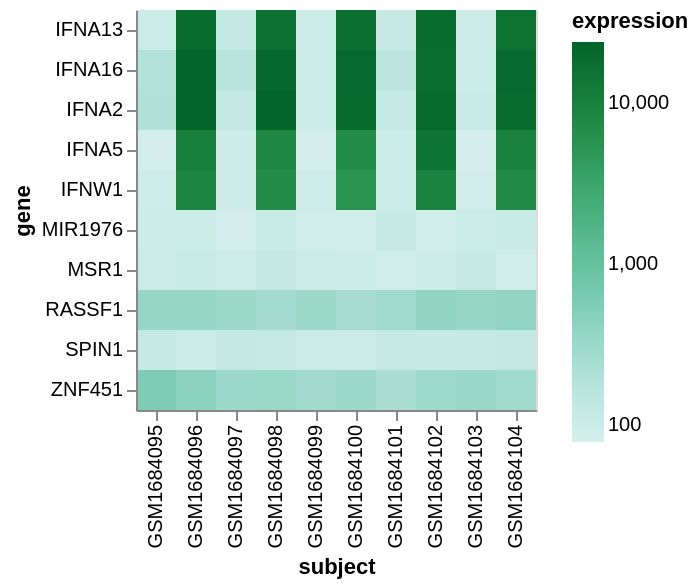

Notebook code for this chart:
### Markdown cell above
Prueba estos esquemas de color
          "turbo",
          "viridis",
          "magma",
          "inferno",
          "plasma",
          "cividis",
          "darkblue",
          "darkgold",
          "darkgreen",
          "darkmulti",
          "DarkRed",
          "lightgreyred",
          "lightgreyteal",
          "lightmulti",
          "lightorange",
          "lighttealblue",
          "blues",
          "browns",
          "greens",
          "greys",
          "oranges",
          "purples",
          "reds",
          "tealblues",
          "teals",
          "warmgreys",
          "blueorange",
          "brownbluegreen",
          "purplegreen",
          "pinkyellowgreen",
          "purpleorange",
          "redblue",
          "redgrey",
          "redyellowblue",
          "redyellowgreen",
          "bluegreen",
          "bluepurple",
          "goldgreen",
          "goldorange",
          "goldred",
          "greenblue",
          "orangered",
          "purplebluegreen",
          "purpleblue",
          "purplered",
          "redpurple",
          "yellowgreenblue",
          "yellowgreen",
          "yelloworangbrown",
          "yelloworangered"

### Code cell
chart.mark_rect().encode(
    alt.X('subject:N'),
    alt.Y('gene:N'),
    alt.Tooltip(['subject', 'gene', 'expression']),
    alt.Color('expression:Q', scale=alt.Scale(type='log',scheme='bluegreen'))
)

### Figure 1 — Vega-Lite specification as saved in the notebook (floating-point values rounded to 4 significant figures)
{"config": {"view": {"continuousWidth": 300, "continuousHeight": 300}}, "data": {"name": "data-5cd6747e846a5284609978f329e272dd"}, "mark": {"type": "rect"}, "encoding": {"color": {"field": "expression", "scale": {"scheme": "bluegreen", "type": "log"}, "type": "quantitative"}, "tooltip": [{"field": "subject", "type": "nominal"}, {"field": "gene", "type": "nominal"}, {"field": "expression", "type": "quantitative"}], "x": {"field": "subject", "type": "nominal"}, "y": {"field": "gene", "type": "nominal"}}, "$schema": "https://vega.github.io/schema/vega-lite/v5.20.1.json", "datasets": {"data-5cd6747e846a5284609978f329e272dd": [{"subject": "GSM1684095", "treatment": "control", "gene": "IFNA5", "expression": 83.13}, {"subject": "GSM1684095", "treatment": "control", "gene": "MSR1", "expression": 107.0}, {"subject": "GSM1684095", "treatment": "control", "gene": "IFNW1", "expression": 95.4}, {"subject": "GSM1684095", "treatment": "control", "gene": "RASSF1", "expression": 353.0}, {"subject": "GSM1684095", "treatment": "control", "gene": "IFNA16", "expression": 189.9}, {"subject": "GSM1684095", "treatment": "control", "gene": "ZNF451", "expression": 569.3}, {"subject": "GSM1684095", "treatment": "control", "gene": "SPIN1", "expression": 120.8}, {"subject": "GSM1684095", "treatment": "control", "gene": "IFNA2", "expression": 195.2}, {"subject": "GSM1684095", "treatment": "control", "gene": "IFNA13", "expression": 107.2}, {"subject": "GSM1684095", "treatment": "control", "gene": "MIR1976", "expression": 104.0}, {"subject": "GSM1684096", "treatment": "influenza", "gene": "MIR1976", "expression": 106.3}, {"subject": "GSM1684096", "treatment": "influenza", "gene": "IFNA13", "expression": 18970.0}, {"subject": "GSM1684096", "treatment": "influenza", "gene": "ZNF451", "expression": 432.3}, {"subject": "GSM1684096", "treatment": "influenza", "gene": "IFNA5", "expression": 10100.0}, {"subject": "GSM1684096", "treatment": "influenza", "gene": "IFNA16", "expression": 23060.0}, {"subject": "GSM1684096", "treatment": "influenza", "gene": "IFNW1", "expression": 8666.0}, {"subject": "GSM1684096", "treatment": "influenza", "gene": "SPIN1", "expression": 107.9}, {"subject": "GSM1684096", "treatment": "influenza", "gene": "MSR1", "expression": 108.8}, {"subject": "GSM1684096", "treatment": "influenza", "gene": "IFNA2", "expression": 24030.0}, {"subject": "GSM1684096", "treatment": "influenza", "gene": "RASSF1", "expression": 353.4}, {"subject": "GSM1684097", "treatment": "control", "gene": "IFNA16", "expression": 170.3}, {"subject": "GSM1684097", "treatment": "control", "gene": "SPIN1", "expression": 126.9}, {"subject": "GSM1684097", "treatment": "control", "gene": "MSR1", "expression": 94.98}, {"subject": "GSM1684097", "treatment": "control", "gene": "ZNF451", "expression": 304.2}, {"subject": "GSM1684097", "treatment": "control", "gene": "RASSF1", "expression": 308.1}, {"subject": "GSM1684097", "treatment": "control", "gene": "IFNA13", "expression": 128.0}, {"subject": "GSM1684097", "treatment": "control", "gene": "IFNA2", "expression": 128.8}, {"subject": "GSM1684097", "treatment": "control", "gene": "MIR1976", "expression": 82.85}, {"subject": "GSM1684097", "treatment": "control", "gene": "IFNA5", "expression": 97.8}, {"subject": "GSM1684097", "treatment": "control", "gene": "IFNW1", "expression": 96.97}, {"subject": "GSM1684098", "treatment": "influenza", "gene": "RASSF1", "expression": 267.4}, {"subject": "GSM1684098", "treatment": "influenza", "gene": "IFNA13", "expression": 15650.0}, {"subject": "GSM1684098", "treatment": "influenza", "gene": "MSR1", "expression": 125.9}, {"subject": "GSM1684098", "treatment": "influenza", "gene": "IFNW1", "expression": 6903.0}, {"subject": "GSM1684098", "treatment": "influenza", "gene": "IFNA16", "expression": 21250.0}, {"subject": "GSM1684098", "treatment": "influenza", "gene": "ZNF451", "expression": 320.3}, {"subject": "GSM1684098", "treatment": "influenza", "gene": "SPIN1", "expression": 123.6}, {"subject": "GSM1684098", "treatment": "influenza", "gene": "MIR1976", "expression": 108.9}, {"subject": "GSM1684098", "treatment": "influenza", "gene": "IFNA5", "expression": 8181.0}, {"subject": "GSM1684098", "treatment": "influenza", "gene": "IFNA2", "expression": 23060.0}, {"subject": "GSM1684099", "treatment": "control", "gene": "IFNW1", "expression": 94.48}, {"subject": "GSM1684099", "treatment": "control", "gene": "IFNA5", "expression": 81.71}, {"subject": "GSM1684099", "treatment": "control", "gene": "RASSF1", "expression": 308.7}, {"subject": "GSM1684099", "treatment": "control", "gene": "IFNA16", "expression": 101.2}, {"subject": "GSM1684099", "treatment": "control", "gene": "ZNF451", "expression": 271.0}, {"subject": "GSM1684099", "treatment": "control", "gene": "MSR1", "expression": 104.6}, {"subject": "GSM1684099", "treatment": "control", "gene": "IFNA13", "expression": 103.5}, {"subject": "GSM1684099", "treatment": "control", "gene": "MIR1976", "expression": 91.37}, {"subject": "GSM1684099", "treatment": "control", "gene": "IFNA2", "expression": 100.7}, {"subject": "GSM1684099", "treatment": "control", "gene": "SPIN1", "expression": 104.2}, {"subject": "GSM1684100", "treatment": "influenza", "gene": "IFNW1", "expression": 5664.0}, {"subject": "GSM1684100", "treatment": "influenza", "gene": "IFNA13", "expression": 16990.0}, {"subject": "GSM1684100", "treatment": "influenza", "gene": "RASSF1", "expression": 244.8}, {"subject": "GSM1684100", "treatment": "influenza", "gene": "IFNA2", "expression": 19280.0}, {"subject": "GSM1684100", "treatment": "influenza", "gene": "IFNA5", "expression": 7055.0}, {"subject": "GSM1684100", "treatment": "influenza", "gene": "MIR1976", "expression": 85.88}, {"subject": "GSM1684100", "treatment": "influenza", "gene": "ZNF451", "expression": 300.7}, {"subject": "GSM1684100", "treatment": "influenza", "gene": "IFNA16", "expression": 20420.0}, {"subject": "GSM1684100", "treatment": "influenza", "gene": "SPIN1", "expression": 107.2}, {"subject": "GSM1684100", "treatment": "influenza", "gene": "MSR1", "expression": 96.97}, {"subject": "GSM1684101", "treatment": "control", "gene": "IFNA2", "expression": 123.6}, {"subject": "GSM1684101", "treatment": "control", "gene": "IFNA5", "expression": 102.4}, {"subject": "GSM1684101", "treatment": "control", "gene": "MSR1", "expression": 89.58}, {"subject": "GSM1684101", "treatment": "control", "gene": "SPIN1", "expression": 122.6}, {"subject": "GSM1684101", "treatment": "control", "gene": "IFNW1", "expression": 103.6}, {"subject": "GSM1684101", "treatment": "control", "gene": "RASSF1", "expression": 286.1}, {"subject": "GSM1684101", "treatment": "control", "gene": "ZNF451", "expression": 232.2}, {"subject": "GSM1684101", "treatment": "control", "gene": "IFNA16", "expression": 155.1}, {"subject": "GSM1684101", "treatment": "control", "gene": "MIR1976", "expression": 120.6}, {"subject": "GSM1684101", "treatment": "control", "gene": "IFNA13", "expression": 120.7}, {"subject": "GSM1684102", "treatment": "influenza", "gene": "IFNW1", "expression": 9199.0}, {"subject": "GSM1684102", "treatment": "influenza", "gene": "ZNF451", "expression": 294.7}, {"subject": "GSM1684102", "treatment": "influenza", "gene": "MIR1976", "expression": 86.59}, {"subject": "GSM1684102", "treatment": "influenza", "gene": "IFNA16", "expression": 17750.0}, {"subject": "GSM1684102", "treatment": "influenza", "gene": "MSR1", "expression": 97.09}, {"subject": "GSM1684102", "treatment": "influenza", "gene": "RASSF1", "expression": 386.8}, {"subject": "GSM1684102", "treatment": "influenza", "gene": "SPIN1", "expression": 117.9}, {"subject": "GSM1684102", "treatment": "influenza", "gene": "IFNA2", "expression": 20300.0}, {"subject": "GSM1684102", "treatment": "influenza", "gene": "IFNA13", "expression": 18600.0}, {"subject": "GSM1684102", "treatment": "influenza", "gene": "IFNA5", "expression": 15020.0}, {"subject": "GSM1684103", "treatment": "control", "gene": "IFNA5", "expression": 78.12}, {"subject": "GSM1684103", "treatment": "control", "gene": "RASSF1", "expression": 352.4}, {"subject": "GSM1684103", "treatment": "control", "gene": "IFNA16", "expression": 103.0}, {"subject": "GSM1684103", "treatment": "control", "gene": "ZNF451", "expression": 327.0}, {"subject": "GSM1684103", "treatment": "control", "gene": "MSR1", "expression": 119.7}, {"subject": "GSM1684103", "treatment": "control", "gene": "SPIN1", "expression": 116.0}, {"subject": "GSM1684103", "treatment": "control", "gene": "IFNA2", "expression": 111.6}, {"subject": "GSM1684103", "treatment": "control", "gene": "IFNA13", "expression": 98.34}, {"subject": "GSM1684103", "treatment": "control", "gene": "IFNW1", "expression": 89.26}, {"subject": "GSM1684103", "treatment": "control", "gene": "MIR1976", "expression": 103.2}, {"subject": "GSM1684104", "treatment": "influenza", "gene": "ZNF451", "expression": 287.4}, {"subject": "GSM1684104", "treatment": "influenza", "gene": "IFNW1", "expression": 7429.0}, {"subject": "GSM1684104", "treatment": "influenza", "gene": "RASSF1", "expression": 374.2}, {"subject": "GSM1684104", "treatment": "influenza", "gene": "IFNA16", "expression": 20580.0}, {"subject": "GSM1684104", "treatment": "influenza", "gene": "SPIN1", "expression": 134.8}, {"subject": "GSM1684104", "treatment": "influenza", "gene": "IFNA2", "expression": 19140.0}, {"subject": "GSM1684104", "treatment": "influenza", "gene": "IFNA13", "expression": 15400.0}, {"subject": "GSM1684104", "treatment": "influenza", "gene": "IFNA5", "expression": 9397.0}, {"subject": "GSM1684104", "treatment": "influenza", "gene": "MSR1", "expression": 89.71}, {"subject": "GSM1684104", "treatment": "influenza", "gene": "MIR1976", "expression": 112.0}]}}
